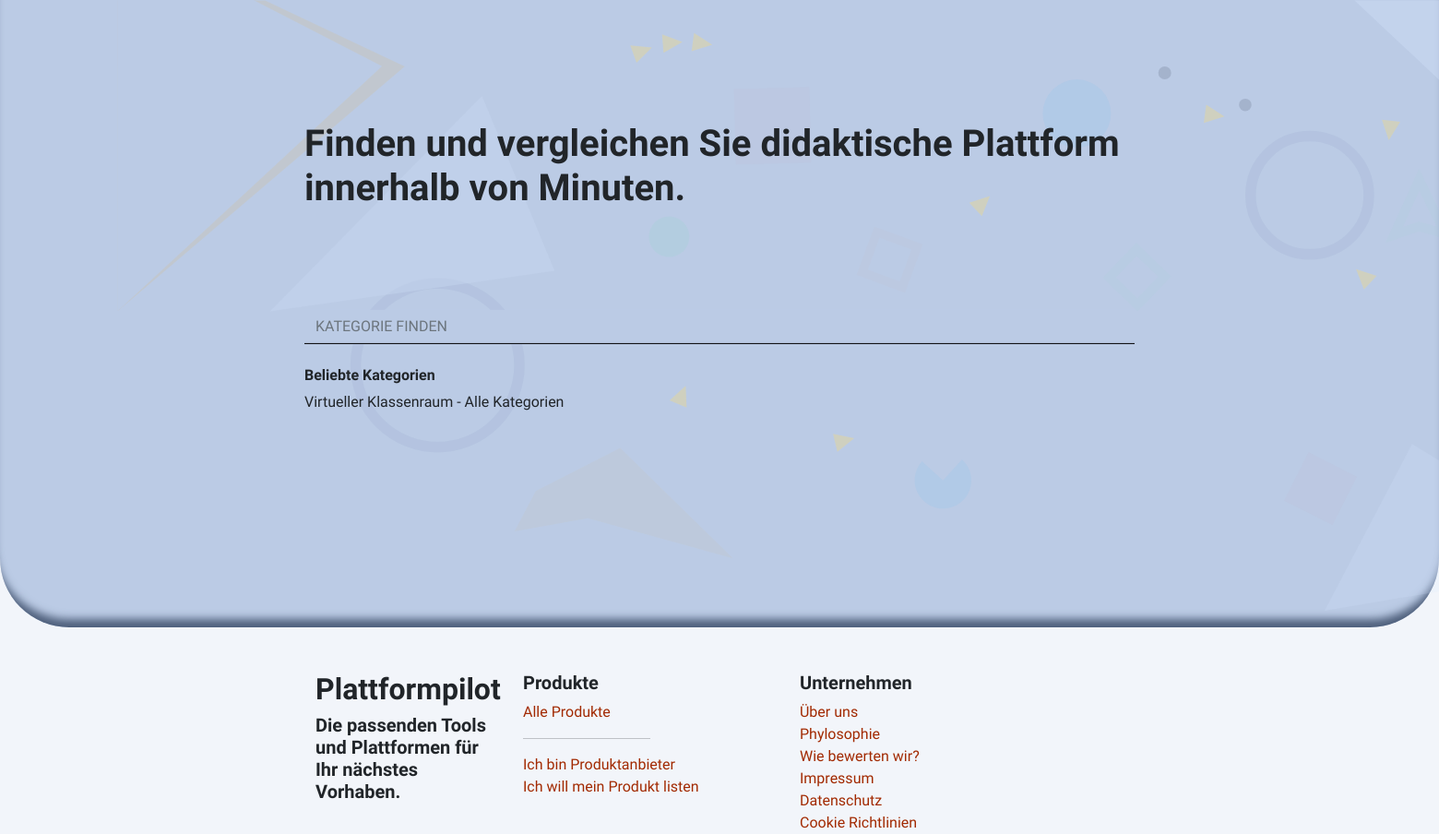
The app's page /, older data.
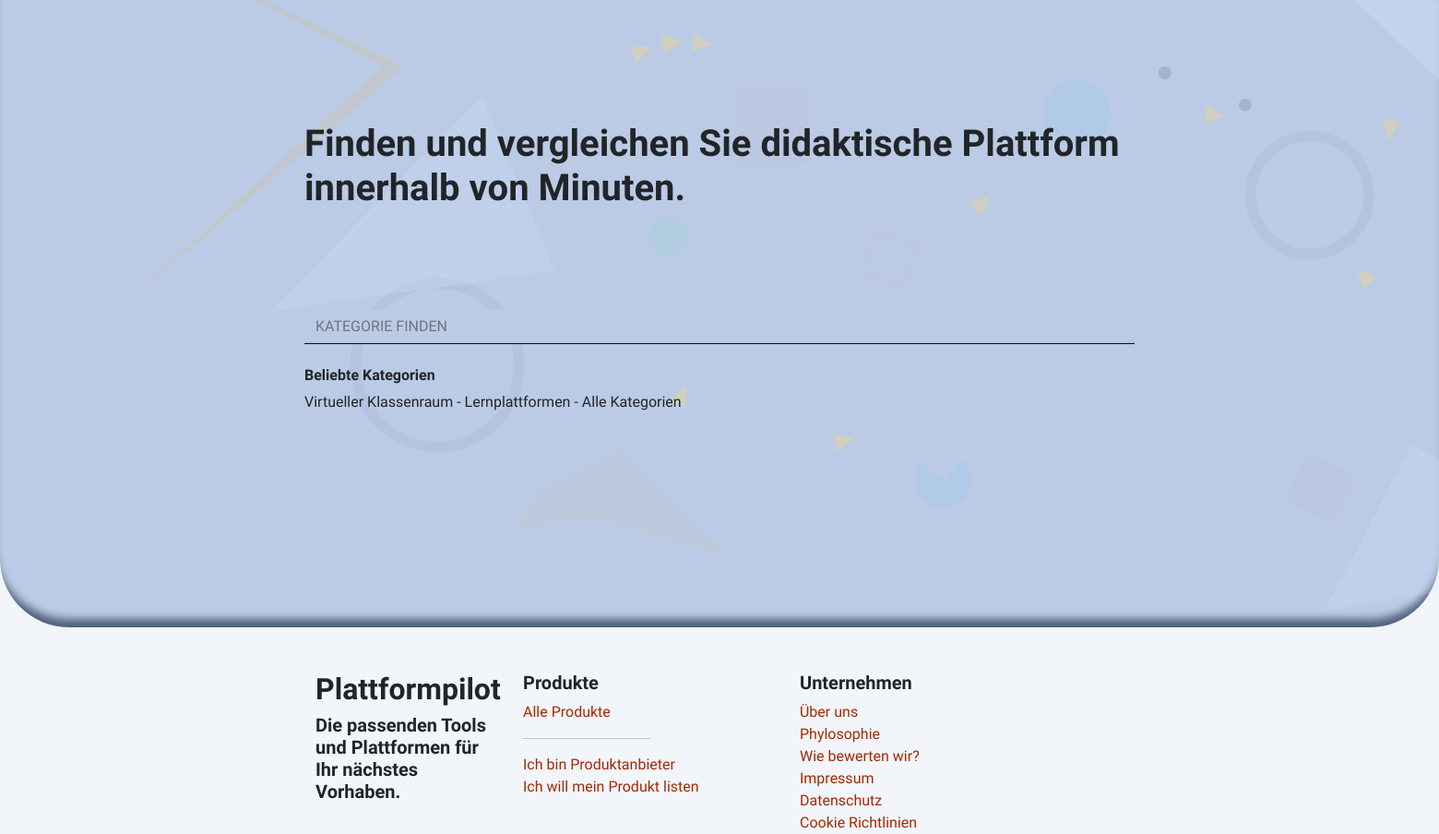
The same page, newer data.
### apps/core/models.py (models this page shows, shortened)
class Category(models.Model):
    category = models.CharField(max_length=200)
    description = models.TextField(max_length=5000, default='')
    slug = models.SlugField(blank=True, null=True)
    filter_functions = models.ManyToManyField(Functionality, verbose_name='Filtern nach')
    related_category = models.ManyToManyField('self', related_name='related_category', blank=True, null=True)
    is_active = models.BooleanField(default=True)
    class Meta:
        verbose_name_plural = 'Categories'
    def __str__(self):
        return f'{self.category}'

### apps/core/views.py (the view)
# urls.py: path('', index, name="index"),
def index(request):
    categories = Category.objects.all()
    return render(request, 'core/index.html', {
        'categories': categories
    })

### templates/core/index.html (shortened to what this page needs)
{% extends 'base.html' %}
{% load static %}
{% block custom-css %}
    <link rel="stylesheet" href="{% static 'css/core/index.css' %}"/>
{% endblock %}
{% block content %}
    <div class="top__wrapper">
        <div class="position-absolute top-50 start-50 translate-middle top-content">
            <h1 class="position-relative">Finden und vergleichen Sie didaktische Plattform innerhalb von Minuten.</h1>
            <form class="" id="form" method="GET">
                <input type="text" name="search" id="search" class="form-control w-100" placeholder="KATEGORIE FINDEN">
                <h6 class="mt-4">Beliebte Kategorien</h6>
                <div class="d-inline">
                    {% for category in categories|slice:4 %}
                        <a href="{% url 'core:platform_list' category.slug %}?is_free=on"
                           class="text-decoration-none text-dark">
                            {{ category.category }} -
                        </a>
                        {% if forloop.last %}
                            Alle Kategorien
                        {% endif %}
                    {% endfor %}
                </div>
            </form>
        </div>
    </div>
{% endblock %}

### templates/base.html (shortened to what this page needs)
{% load static %}
<!DOCTYPE html>
<html>
<head>
    <link href="https://cdn.jsdelivr.net/npm/bootstrap@5.0.1/dist/css/bootstrap.min.css" rel="stylesheet"
>
    <link rel="stylesheet" href="{% static 'css/_variables.css' %}"/>
    {% block custom-css %}
    {% endblock %}
</head>
<body>
{% block content %}
{% endblock %}
<footer class="container mt-5 w-900">
    <div class="row mt-5">
        <div class="col-md-3 col-sm-6 col-12">
            <h2>Plattformpilot</h2>
            <h5>Die passenden Tools und Plattformen für Ihr nächstes Vorhaben.</h5>
        </div>
        <div class="col-md-4 col-sm-6 col-12">
            <h5>Produkte</h5>
            <a href="#">Alle Produkte</a>
            <hr class="w-50">
            <a href="#">Ich bin Produktanbieter</a>
            <br>
            <a href="#">Ich will mein Produkt listen</a>
        </div>
        <div class="col-md-3 col-sm-6 col-12">
            <h5>Unternehmen</h5>
            <a href="#">Über uns</a>
            <br>
            <a href="#">Phylosophie</a>
            <br>
            <a href="#">Wie bewerten wir?</a>
            <br>
            <a href="#">Impressum</a>
            <br>
            <a href="#">Datenschutz</a>
            <br>
            <a href="#">Cookie Richtlinien</a>
            <br>
        </div>
    </div>
</footer>
</body>
</html>

### static/css/_variables.css (style rules this page uses)
:root { --bg-color: #f2f5fa; --light: #fbfcfd; --success: #02A340; --warning: #F2DD03; --danger: #A22A02; --dark: #00040A; }
body { background: var(--bg-color); overflow-x: hidden; touch-action: cross-slide-x; -ms-touch-action: cross-slide-x; font-family: 'Source Sans Pro', sans-serif; }
h1, h2, h3, h4, h5, h6 { font-family: 'Source Sans Pro', sans-serif; font-weight: 600; }
a { text-decoration: none; color: var(--danger); transition: .3s; }
.w-900 { max-width: 900px !important; width: 100% !important; margin: 0 auto !important; }

### static/css/core/index.css (style rules this page uses)
.top__wrapper { position: relative; height: 85vh; width: 100%; border-bottom-left-radius: 75px; border-bottom-right-radius: 75px; background: #BBCBE5; -webkit-box-shadow: inset 0px -15px 10px -6px #4F607C; box-shadow: inset 0px -15px 10px -6px #4F607C; background-attachment: fixed; }
.top__wrapper .top-content, .ui-menu { max-width: 900px; width: 90%; }
.top__wrapper h1 { top: -100px; }
.top__wrapper #search { background: #BBCBE5; border: none; border-bottom: 1px solid black; border-radius: 0px; }

Row changes from the older to the newer data that the page shows:
shown differently, row unchanged: Category "Virtueller Klassenraum": no longer shows "Alle Kategorien"
added Category: category "Lernplattformen", shows "Alle Kategorien"
